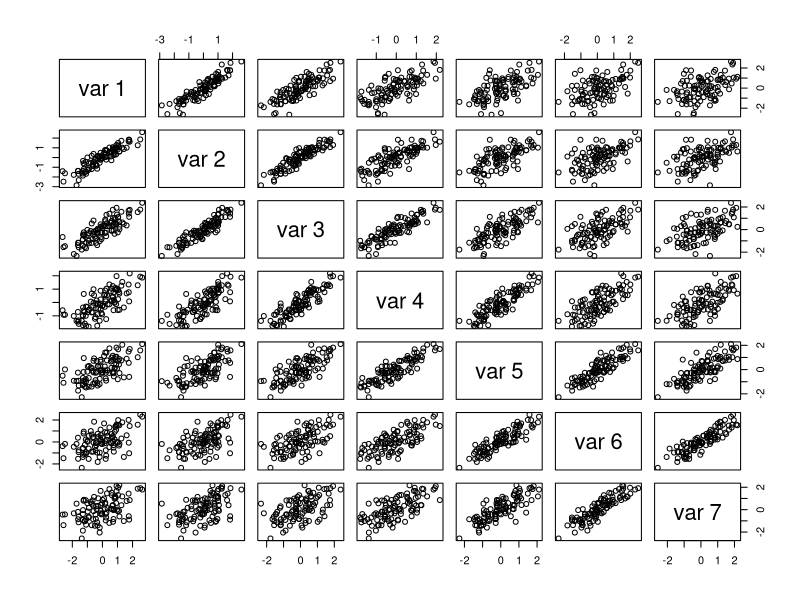
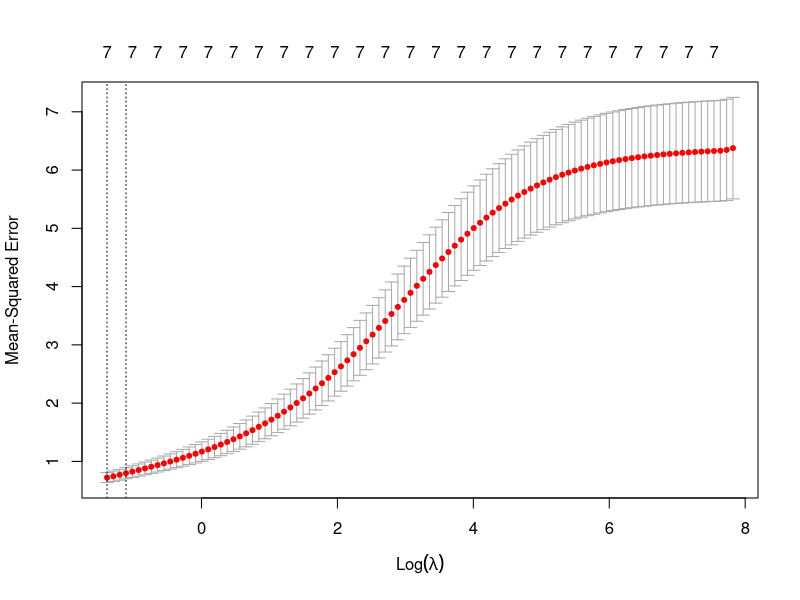
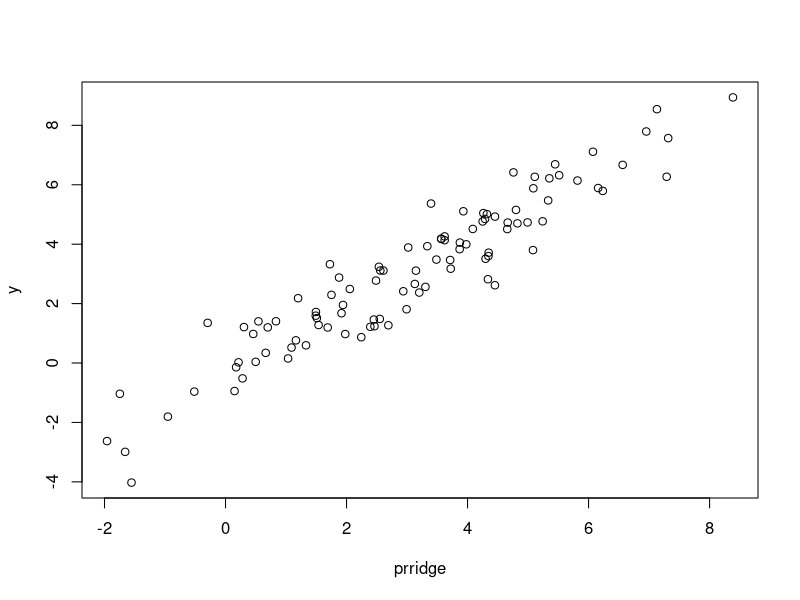
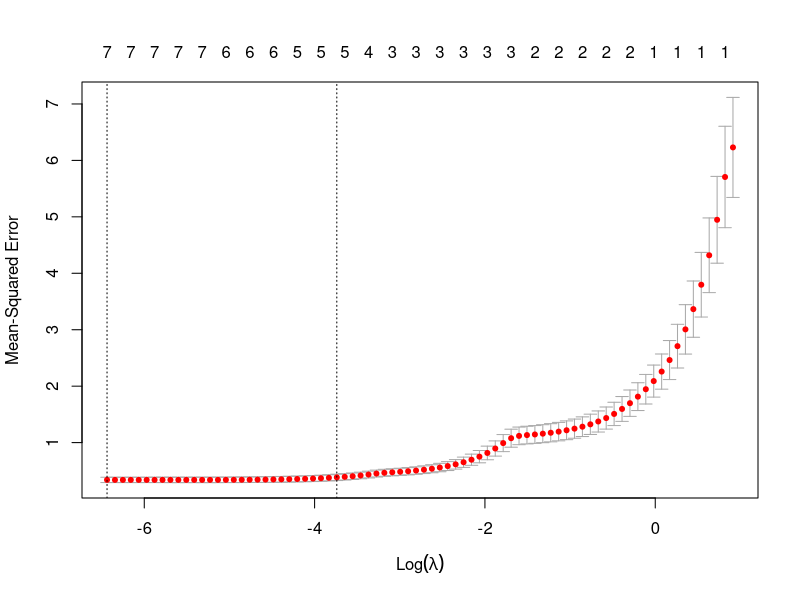
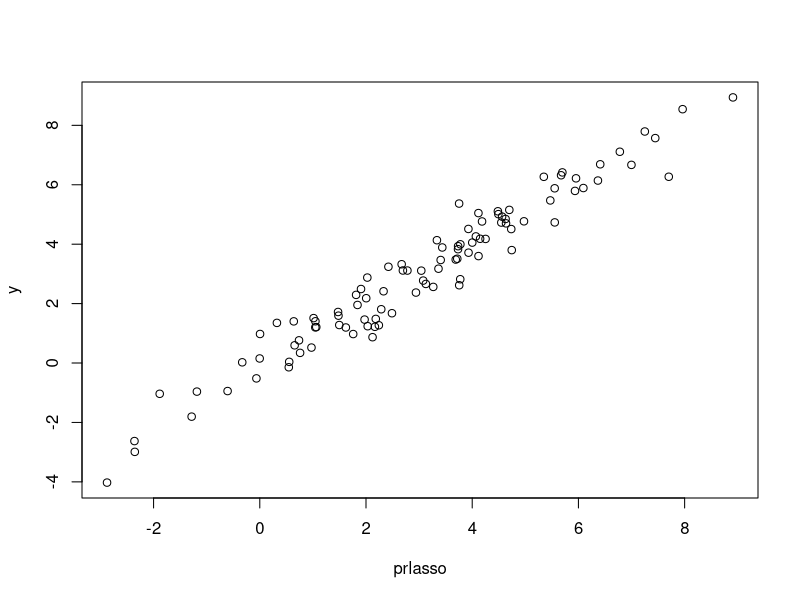
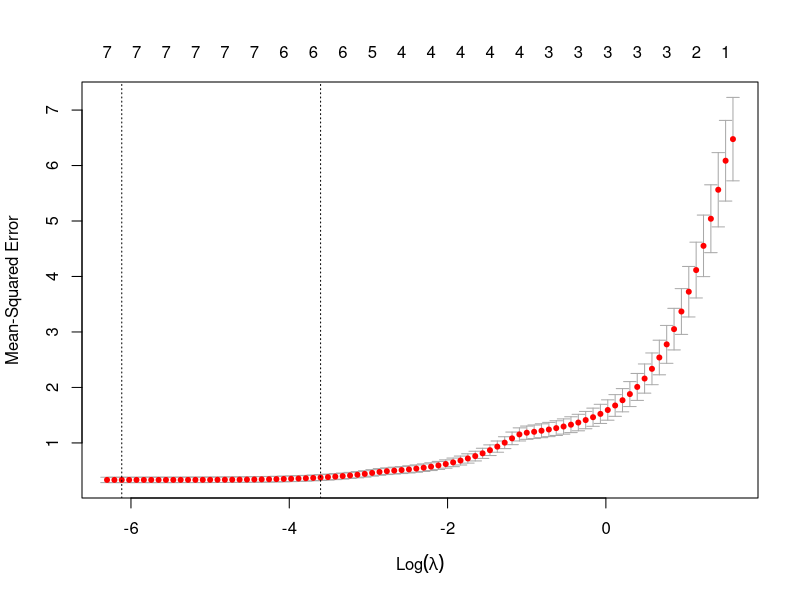
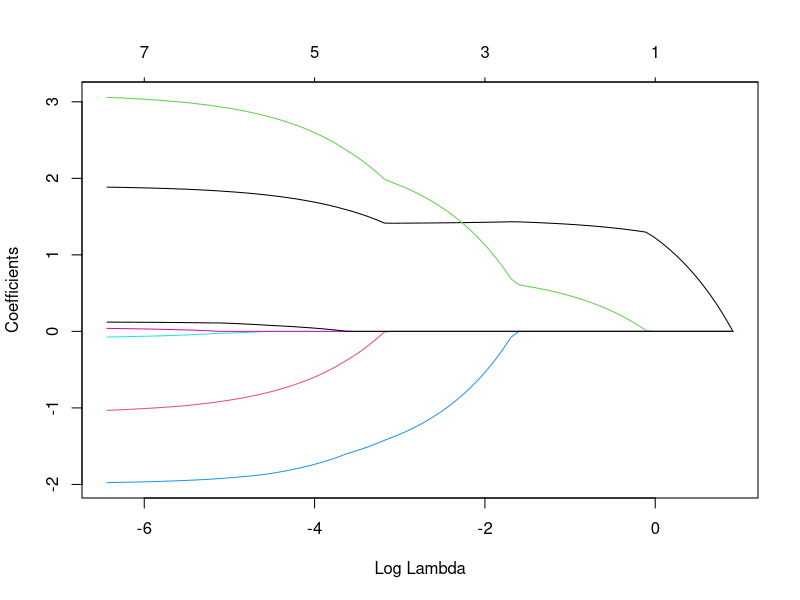

These figures' R source, in order:
library(MASS)
?mvrnorm
mu=rep(0,7)
?toeplitz
Sigma=toeplitz(0.9^c(0:6))
set.seed(20250423)
X=mvrnorm(n=100,mu,Sigma)
pairs(X)
Xe=cbind(rep(1,100),X)
beta=c(3,2,-1,3,-2,0,0,0)
y=Xe%*%beta+rnorm(100,sd=.5)

rlm=lm(y~X)
summary(rlm)
sqrt(sum(residuals(rlm)^2)/92)

lvar1=c(1:4)
X1=Xe[,lvar1]
X2=Xe[,-lvar1]

P1=solve(t(X1)%*%X1)%*%t(X1)
beta1s=P1%*%y
H1=X1%*%P1
I=diag(100)
beta2=solve(t(X2)%*%(I-H1)%*%X2)%*%t(X2)%*%(I-H1)%*%y
beta1=P1%*%(y-X2%*%beta2)
######################
df=data.frame(y=y,X=X)
rlm=lm(y~.,data=df)
summary(rlm)

rlm2=update(rlm,.~.-X.6)
summary(rlm2)
?step
rstep=step(rlm,k=2)
rstep=step(rlm,k=log(100))
summary(rstep)
infl=influence(rstep)
which(infl$hat>3*length(coef(rstep))/100)

rs=rstandard(rstep)
quantile(rs,c(.01,.025,.05,0.95,.975,.99))
qnorm(c(.01,.025,.05,0.95,.975,.99))
rst=rstudent(rstep)
quantile(rst,c(.01,.025,.05,0.95,.975,.99))
which(abs(rst)>2.5)
################

install.packages("glmnet",dep=TRUE)
library(glmnet)
?glmnet

apply(X,2,sd)
rridge=cv.glmnet(X,y,alpha=0,standardize=FALSE)
names(rridge)
plot(rridge)
coef(rridge,s=rridge$lambda.min)
coef(rridge,s=rridge$lambda.1se)

prridge=predict(rridge,newx=X,s=rridge$lambda.1se)
plot(prridge,y)

rlasso=cv.glmnet(X,y,alpha=1,standardize=FALSE)
plot(rlasso)
coef(rlasso,s=rlasso$lambda.min)
coef(rlasso,s=rlasso$lambda.1se)

prlasso=predict(rlasso,newx=X,s=rlasso$lambda.1se)
plot(prlasso,y)

rEN=cv.glmnet(X,y,alpha=.5,standardize=FALSE)
plot(rEN)
plot(rlasso$glmnet.fit,xvar="lambda")